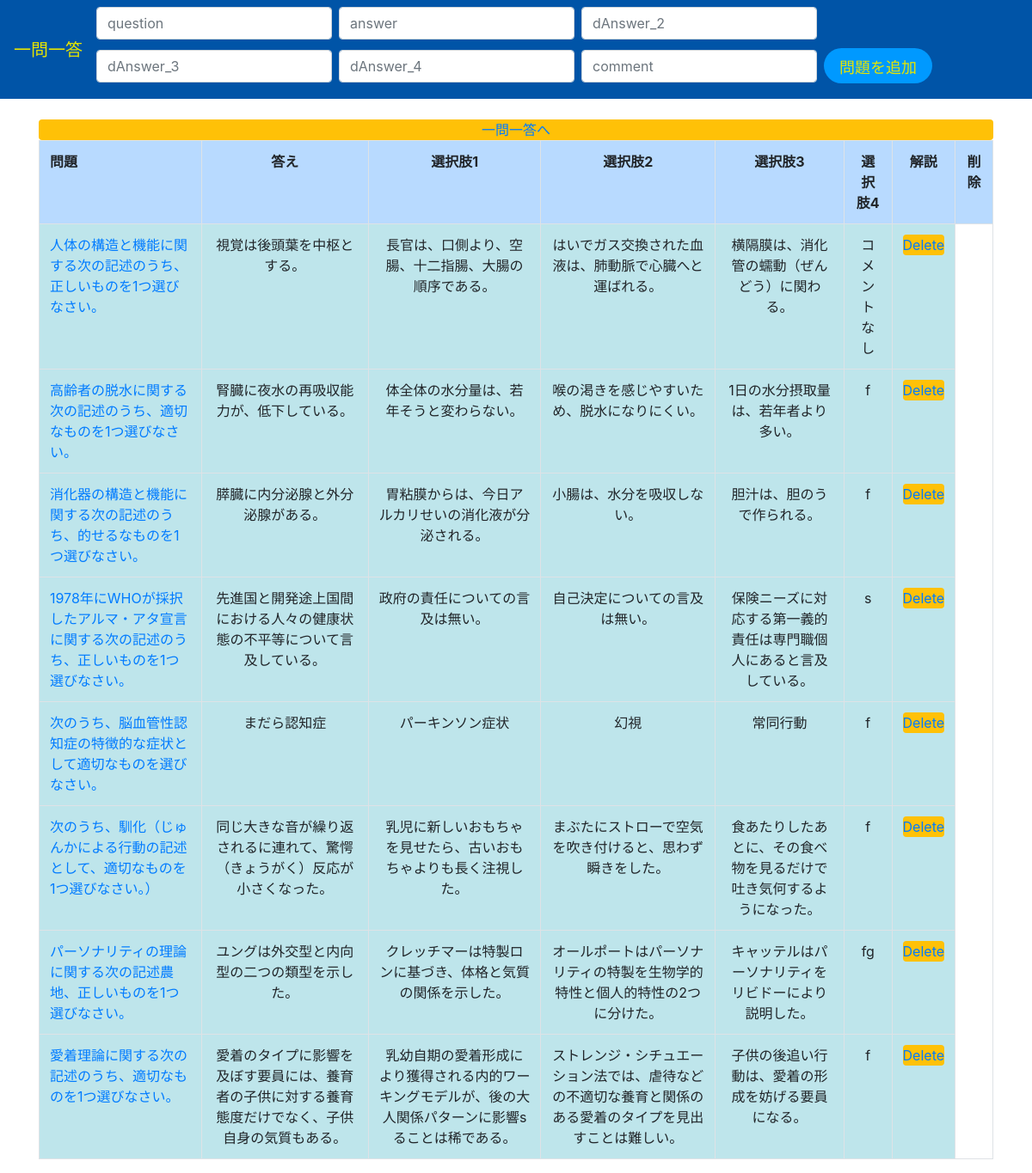
The page / on the database its author committed.
### one_one/models.py (models this page shows, shortened)
class one(models.Model):
    question = models.CharField(max_length=200)
    answer = models.CharField(max_length=200)
    comment = models.CharField(max_length=500)
    dAnswer_2 = models.CharField(max_length=200,default='選択肢2',)
    dAnswer_3 = models.CharField(max_length=200,default='選択肢3',)
    dAnswer_4 = models.CharField(max_length=200,default='選択肢4',)
    dAnswer_5 = models.CharField(max_length=200,default='選択肢5',)

### one_one/views.py (the view)
# urls.py: path('', views.home, name='home'),
def home(request):
    if request.method == 'POST':
        form = oneForm(request.POST or None)
        if form.is_valid():
            form.save()
            all_items = one.objects.all
            messages.success(request, ('Item Has Been Added one'))
            return render(request, 'home.html', {'all_items': all_items})
        else:
            all_items = one.objects.all
            return render(request, 'home.html', {'all_items': all_items})
    else:
        all_items = one.objects.all
        return render(request, 'home.html', {'all_items': all_items})

### one_one/templates/home.html (shortened to what this page needs)
{% extends 'base.html' %}
{% block content %}
    {% if all_items %}
    <td><center><a href="{% url 'test'  %}"><div class="bg-warning rounded">一問一答へ</div></a></center></td>
    <table class="table table-bordered">
        <tr class="table-primary">
            <th>問題</th>
            <th><center>答え</center></th>
            <th><center>選択肢1</center></th>
            <th><center>選択肢2</center></th>
            <th><center>選択肢3</center></th>
            <th><center>選択肢4</center></th>
            <th><center>解説</center></th>
            <th><center>削除</center></th>
        </tr>
        {% for one in all_items %}
        <tr class="table-info">
            <td><a href="{% url 'edit' one.id %}">{{ one.question }}</a></td>
            <td><center>{{ one.answer }}</center></li>
            <td><center>{{ one.dAnswer_2 }}</center></li>
            <td><center>{{ one.dAnswer_3 }}</center></li>
            <td><center>{{ one.dAnswer_4 }}</center></li>
            <td><center>{{ one.comment }}</center></li>
            <td><center><a href="{% url 'delete' one.id %}"><div class="bg-warning rounded">Delete</div></a></center></td>
            </tr>
        {% endfor %}
    </table>
    {% endif %}
{% endblock %}

### one_one/templates/base.html (shortened to what this page needs)
<!doctype html>
{% load static %}
<html lang="en">
  <head>
    <link rel="stylesheet" href="{% static 'css/custom.css' %}">
    <link rel="stylesheet" href="https://stackpath.bootstrapcdn.com/bootstrap/4.1.1/css/bootstrap.min.css">
  </head>
  <body>
      <nav class="navbar navbar-expand-lg navbar-dark" style="background-color: #0054a7">
        <a class="navbar-brand" href="{% url 'home' %}" style="color: #e6e500">一問一答</a>
          <div class="collapse navbar-collapse" id="navbarSupportedContent">
            <form class="form-inline my-2 my-lg-0" method="POST">
                <input class="form-control mr-sm-2" type="search" placeholder="question" aria-label="Search" name="question">
                <input class="form-control mr-sm-2" type="search" placeholder="answer" aria-label="Search" name="answer">
                <input class="form-control mr-sm-2" type="search" placeholder="dAnswer_2" aria-label="Search" name="dAnswer_2">
                <input class="form-control mr-sm-2" type="search" placeholder="dAnswer_3" aria-label="Search" name="dAnswer_3">
                <input class="form-control mr-sm-2" type="search" placeholder="dAnswer_4" aria-label="Search" name="dAnswer_4">
                <input class="form-control mr-sm-2" type="search" placeholder="comment" aria-label="Search" name="comment">
                <button class="Button-style" style="color: #e6e500; margin-top: 10px;"　type="submit">問題を追加</button>
            </form>
          </div>
       </nav>
      <br>
      <div class="container">
        {% block content %}
        {% endblock %}
      </div>
  </body>
</html>

### static/css/custom.css (style rules this page uses)
.Button-style { font-size: 18px; display: inline-block; padding: 0.5em 1em 0.3em; color: #ffffff; border-radius: 25px; background-color: #0099ff; border: none; cursor: pointer; margin-right: 20px; margin-bottom: 10px; }

### rows shown on the page
one: question "人体の構造と機能に関する次の記述のうち、正しいものを1つ選びなさい。", answer "視覚は後頭葉を中枢とする。", dAnswer_2 "長官は、口側より、空腸、十二指腸、大腸の順序である。", dAnswer_3 "はいでガス交換された血液は、肺動脈で心臓へと運ばれる。", dAnswer_4 "横隔膜は、消化管の蠕動（ぜんどう）に関わる。", comment "コメントなし"
one: question "高齢者の脱水に関する次の記述のうち、適切なものを1つ選びなさい。", answer "腎臓に夜水の再吸収能力が、低下している。", dAnswer_2 "体全体の水分量は、若年そうと変わらない。", dAnswer_3 "喉の渇きを感じやすいため、脱水になりにくい。", dAnswer_4 "1日の水分摂取量は、若年者より多い。", comment "f"
one: question "消化器の構造と機能に関する次の記述のうち、的せるなものを1つ選びなさい。", answer "膵臓に内分泌腺と外分泌腺がある。", dAnswer_2 "胃粘膜からは、今日アルカリせいの消化液が分泌される。", dAnswer_3 "小腸は、水分を吸収しない。", dAnswer_4 "胆汁は、胆のうで作られる。", comment "f"
one: question "1978年にWHOが採択したアルマ・アタ宣言に関する次の記述のうち、正しいものを1つ選びなさい。", answer "先進国と開発途上国間における人々の健康状態の不平等について言及している。", dAnswer_2 "政府の責任についての言及は無い。", dAnswer_3 "自己決定についての言及は無い。", dAnswer_4 "保険ニーズに対応する第一義的責任は専門職個人にあると言及している。", comment "s"
one: question "次のうち、脳血管性認知症の特徴的な症状として適切なものを選びなさい。", answer "まだら認知症", dAnswer_2 "パーキンソン症状", dAnswer_3 "幻視", dAnswer_4 "常同行動", comment "f"
one: question "次のうち、馴化（じゅんかによる行動の記述として、適切なものを1つ選びなさい。）", answer "同じ大きな音が繰り返されるに連れて、驚愕（きょうがく）反応が小さくなった。", dAnswer_2 "乳児に新しいおもちゃを見せたら、古いおもちゃよりも長く注視した。", dAnswer_3 "まぶたにストローで空気を吹き付けると、思わず瞬きをした。", dAnswer_4 "食あたりしたあとに、その食べ物を見るだけで吐き気何するようになった。", comment "f"
one: question "パーソナリティの理論に関する次の記述農地、正しいものを1つ選びなさい。", answer "ユングは外交型と内向型の二つの類型を示した。", dAnswer_2 "クレッチマーは特製ロンに基づき、体格と気質の関係を示した。", dAnswer_3 "オールポートはパーソナリティの特製を生物学的特性と個人的特性の2つに分けた。", dAnswer_4 "キャッテルはパーソナリティをリビドーにより説明した。", comment "fg"
one: question "愛着理論に関する次の記述のうち、適切なものを1つ選びなさい。", answer "愛着のタイプに影響を及ぼす要員には、養育者の子供に対する養育態度だけでなく、子供自身の気質もある。", dAnswer_2 "乳幼自期の愛着形成により獲得される内的ワーキングモデルが、後の大人関係パターンに影響sることは稀である。", dAnswer_3 "ストレンジ・シチュエーション法では、虐待などの不適切な養育と関係のある愛着のタイプを見出すことは難しい。", dAnswer_4 "子供の後追い行動は、愛着の形成を妨げる要員になる。", comment "f"
